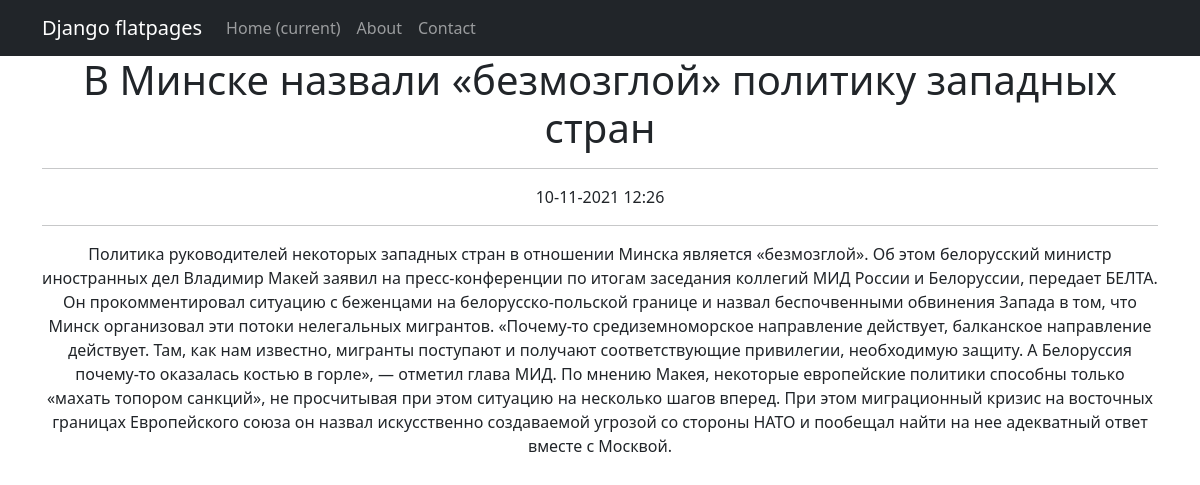
Screenshot of /news/1 with the database file from the repository.
### news/models.py (models this page shows, shortened)
class New(models.Model):
    name = models.CharField(max_length=64, unique=True)
    description = models.TextField()
    date_pub = models.DateTimeField(auto_now_add=True)
    category = models.ForeignKey(to='Category',on_delete=models.CASCADE,related_name='news')

### news/views.py (the view)
# urls.py: path('<int:pk>', NewDetail.as_view()),  # pk — это первичный ключ товара, который будет выводиться у нас в шаблон
class NewDetail(DetailView):
    model = New # модель всё та же, но мы хотим получать детали конкретно отдельного товара
    template_name = 'new.html'  # название шаблона будет product.html
    context_object_name = 'new'  # название объекта. в нём будет

### news/templatetags/censor_filters.py (called while the page is built)
@register.filter(name='censor')
def censor_func(value):
    if "матное слово" in value:
        raise ValueError
    else:
        return value

### templates/new.html (shortened to what this page needs)
{% extends 'flatpages/default.html' %}
{% load censor_filters %}
{% block content %}
<h1>{{ new.name }}</h1>
<hr>
{{ new.date_pub|date:"d-m-Y H:i"}}
<hr>
{{ new.description|censor}}
{% endblock content %}

### rows the page displays
New: name "В Минске назвали «безмозглой» политику западных стран", date_pub "10-11-2021 12:26", description|censor "Политика руководителей некоторых западных стран в отношении Минска является «безмозглой». Об этом белорусский министр иностранных дел Владимир Макей заявил на пресс-конференции по итогам заседания коллегий МИД России и Белоруссии, передает БЕЛТА. Он прокомментировал ситуацию с беженцами на белорусско-польской границе и назвал беспочвенными обвинения Запада в том, что Минск организовал эти потоки нелегальных мигрантов. «Почему-то средиземноморское направление действует, балканское направление действует. Там, как нам известно, мигранты поступают и получают соответствующие привилегии, необходимую защиту. А Белоруссия почему-то оказалась костью в горле», — отметил глава МИД. По мнению Макея,…"
